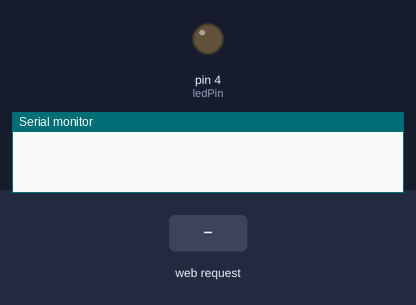
Simulated run of this sketch. Board: Arduino Uno, built for the host (arithmetic inside an expression is 32-bit, double 64-bit). On the bench: output pins drawn as LEDs (lit = HIGH), the last lines printed to the serial monitor. Inputs (shaded band) come from the test bench.

Above: at 1.2 s.
1.3 s: HTTP request GET /?L=1 received
3.8 s: HTTP request GET /?L=1 received
At 6.2 s:
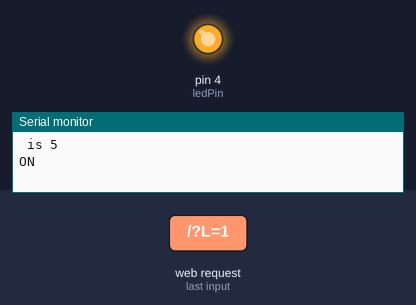
Timing chart, 0 to 7.7 s (numbered marks = the images above; inputs shaded):
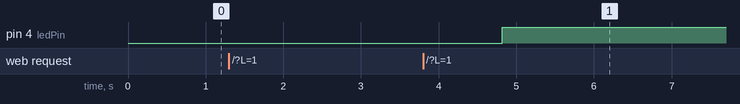

Measured:
- after the input at 3.8 s, pin 4 (ledPin): LOW → HIGH after 1.0 s

The sketch:

bled_control_with_button_pde.pde
```cpp
#include <SPI.h>
#include <String.h>
#include <Ethernet.h>

byte mac[] = {0xDE, 0xAD, 0xBE, 0xEF, 0xFE, 0xED }; //physical mac address
byte ip[] = {192,168,0,187 };	 // ip in lan
byte gateway[] = {192,168,0,1 };
byte subnet[] = {255, 255, 255, 0 };
Server server(80);
int ledPin = 4; // led pin variable

String readString = String(30); //string for fetching data from address

boolean LEDON = false; //LED status flag

 void setup()
{
  //start Ethernet
  Ethernet.begin(mac, ip, gateway, subnet);
  //Set pin 4 to output
    pinMode(ledPin, OUTPUT);
  //enable serial data print
  Serial.begin(9600);

}


void loop()

{
  // Create a client connection
  Client client = server.available();
  if (client) {
    while (client.connected()) {
      if (client.available()) {
        char c = client.read();

        //read char by char HTTP request
        if (readString.length() < 30)
        {
          readString += c; //store characters to string
        }
        //if HTTP request has ended
        if (c == '\n')

        {
          // check if LED should be lighted

          delay(1000);
          int locateQuestionmark = readString.indexOf('?');
          Serial.println (readString);
          Serial.println ("The index of the ? in the string " + readString + " is " + locateQuestionmark);


          if (readString.substring(6,9) == "L=1")

          {
            //led has to be turned ON
            digitalWrite(ledPin, HIGH); // set the LED on
            //delay(1000);
            LEDON = true;
            Serial.println( "ON");
          }

          else

          {
            //led has to be turned OFF
            digitalWrite(ledPin, LOW); // set the LED OFF
            Serial.println ("off");
            LEDON = false;
          }


          // now output HTML data starting with standart header
          client.println("HTTP/1.1 200 OK");
          client.println("Content-Type: text/html");
          client.println();
          //set background to yellow
          client.print("<body style=background-color:grey>");

          //send first heading
          client.println("<font color=’red’><h1>  WEB ARDUINO TEST</font></h1>");
          client.println("<hr />");
          client.println("<hr />");

          //controlling led via checkbox
          client.println("<h1>LED control</h1>");
          //address will look like http://192.168.1.110/?L=1 when submited
          //client.println("<form method=get name=LED><input type=checkbox name=L value=1>LED<br><input type=submit value=submit></form>");
          client.println("<form method=get name=L><input type=radio name=L value=1>Loader Mode<br><input type=radio name=L value=2>Common Monitor<br><input type=radio name=L value=3>Normal Mode<br><input type=submit value=submit></form>");
          client.println("<br />");

          //printing LED status
          client.print("<font size=’5′>Remote Box Mode: ");
          if (LEDON)
            client.println("<font color=’green’ size=’5′>ON");
          else
            client.println("<font color=’grey’ size=’5′>OFF");
          client.println("<hr />");
          client.println("<hr />");
          client.println("</body></html>");
          //clearing string for next read
          readString="";
          //stopping client
          client.stop();
        }


      }


    }


  }
}
//*******************************
```
